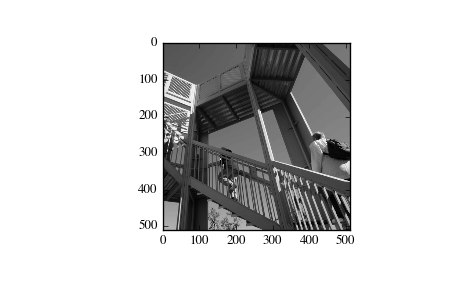

Reproduce this figure in Python.
import scipy.misc
ascent = scipy.misc.ascent()
ascent.shape
# (512, 512)
ascent.max()
# 255

import matplotlib.pyplot as plt
plt.gray()
plt.imshow(ascent)
plt.show()
